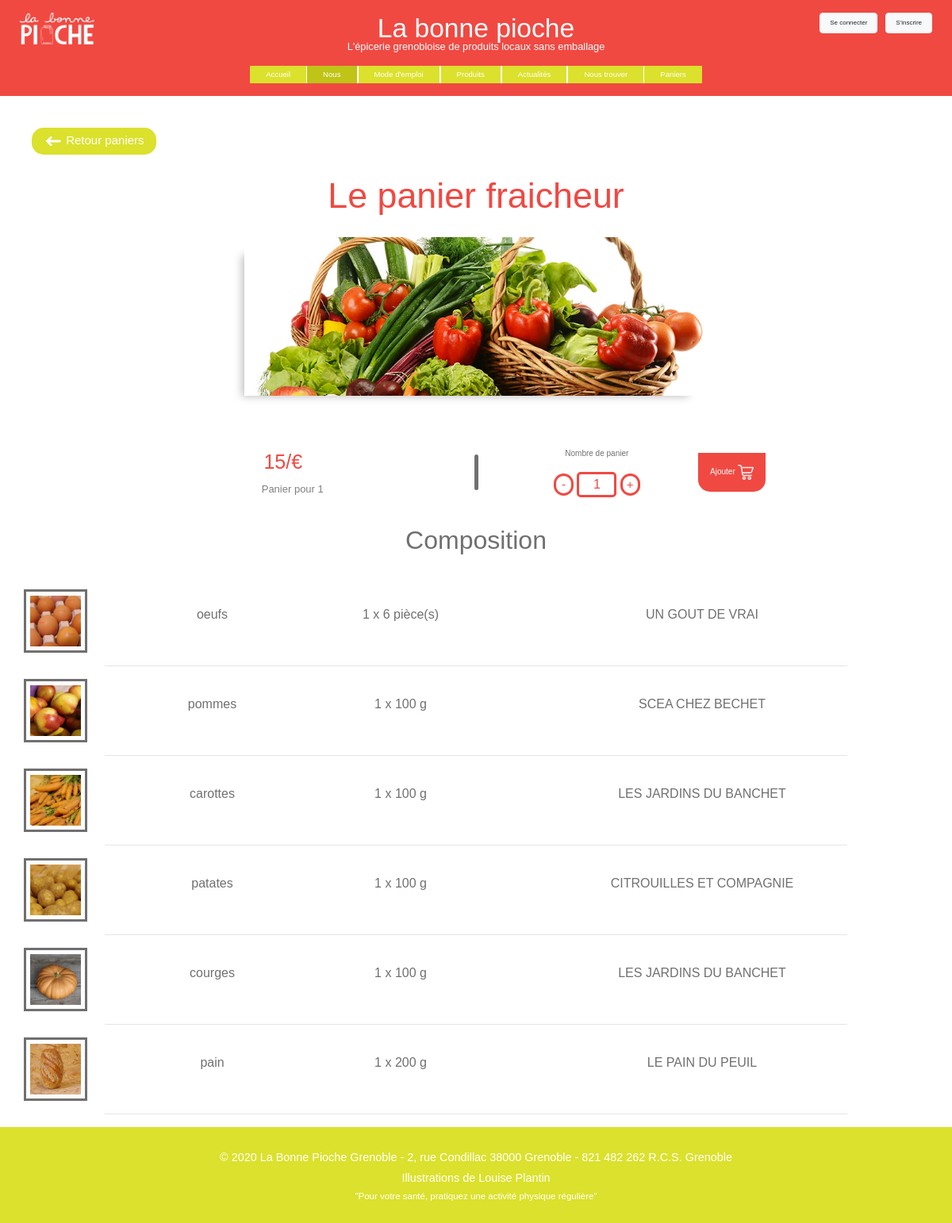
The app's page /controlers/panier.ctrl.php?refPanier=1 with its own data.
### tables this page shows
CREATE TABLE paniers (
   refPanier INTEGER PRIMARY KEY,
   libelle STRING,
   coefficient INTEGER,
   prix FLOAT,
   image STRING,
   nbBocaux INTEGER
);

CREATE TABLE produits (
  stock INTEGER,
  refProduit INTEGER PRIMARY KEY,
  libelle STRING,
  fabricant STRING,
  rayon STRING,
  famille STRING,
  coef FLOAT,
  description STRING,
  origine STRING,
  caracteristiques STRING,
  prixU FLOAT,
  urlImg STRING,
  quantiteU FLOAT,
  unite STRING
);

### framework/view.class.php (called while the page is built, shortened)
<?php
class View {
  private $path="";
  function __construct(string $path="") {
    $this->path = $path;
  }
  function show(string $path="") {
    $p = $path ? $path : $this->path;
    if ($p[0] != '.' && $p[0] != '/') {
      $p = "../view/".$p;
    }
    include($p);
  }
}
?>

### controlers/panier.ctrl.php (called while the page is built)
<?php
require_once('../model/Panier.class.php');
require_once('../model/PanierDAO.class.php');
require_once('../framework/view.class.php');
if (isset($_GET['refPanier'])) {
  $refPpanier = intVal($_GET['refPanier']);
} else {
  exit("Erreur : refPanier non définie");
}
$catalogue = new PanierDAO();
$panier = $catalogue->get($refPpanier);
$composition = $catalogue->getComposition($refPpanier);
$view = new View("panier.view.php");
$view->panier=$panier;
$view->composition=$composition;
$view->show();
?>

### model/PanierDAO.class.php (called while the page is built, shortened)
<?php
require_once(dirname(__FILE__).'/Panier.class.php');
require_once(dirname(__FILE__).'/Produit.class.php');
require_once(dirname(__FILE__).'/ProduitDAO.class.php');
class PanierDAO {
  private $db;
  function __construct() {
    $database_compo = 'sqlite:'.dirname(__FILE__).'/../data/database.db';
    try {
      $this->db = new PDO($database_compo);
    } catch (PDOException $e) {
      die("PDO Error :".$e->getMessage()." $database_compo\n");
    }
    $this->db->setAttribute(PDO::ATTR_ERRMODE, PDO::ERRMODE_EXCEPTION);
  }
  function get(int $refPanier) : Panier {
    $req = "SELECT * FROM paniers WHERE refPanier = '$refPanier'";
    $sth = $this->db->query($req);
    $resArray= $sth->fetchAll(PDO::FETCH_ASSOC);
    foreach($resArray as $row)
    {
      $panier = new Panier($row['libelle'],$row['refPanier'],$row['coefficient'],$row['prix'],$row['image'],$row['nbBocaux']);
    }
    return $panier;
  }
  function getComposition(int $refPanier) : array{
    $produit = new ProduitDAO();
    $r = $this->db->query("SELECT * FROM produits_paniers WHERE refPanier = $refPanier");
    $res = $r->fetchAll(PDO::FETCH_ASSOC);
    $idcomposition = array();
    foreach($res as $row)
    {
      $clee = $row['refProduit'].' '.$row['quantite'];
      $prod = $produit->get($row['refProduit']);
      $idcomposition[$clee]=$prod;
    }
    return $idcomposition;
  }
}
?>

### model/Panier.class.php (called while the page is built, shortened)
<?php
class Panier {
  public function __construct(string $libelle, int $refPanier, float $coefficient, float $prix, string $image, int $nbBocaux)
  {
    $this->libelle = $libelle;
    $this->prix = $prix;
    $this->nbPersonne = 1;
  }
  public function __get(string $attribut) {
    if($attribut == "image"){
        return Panier::URL.$this->$attribut;
    }
    else {
      return $this -> $attribut;
    }
  }
}
?>

### model/ProduitDAO.class.php (called while the page is built, shortened)
<?php
require_once(dirname(__FILE__).'/Produit.class.php');
class ProduitDAO {
  private $db;
  function __construct() {
    $database = 'sqlite:'.dirname(__FILE__).'/../data/database.db';
    try {
      $this->db = new PDO($database);
    } catch (PDOException $e) {
      die("PDO Error :".$e->getMessage()." $database\n");
    }
    $this->db->setAttribute(PDO::ATTR_ERRMODE, PDO::ERRMODE_EXCEPTION);
  }
  function get(int $refProduit) : Produit {
    $req = "SELECT * FROM produits WHERE refProduit = '$refProduit'";
    $sth = $this->db->query($req);
    $resArray= $sth->fetchAll(PDO::FETCH_ASSOC);
    foreach($resArray as $row)
    {
      $produit = new Produit($row['stock'],$row['refProduit'],$row['libelle'],$row['fabricant'],$row['rayon'],$row['famille'],
      $row['coef'],$row['description'],$row['origine'],$row['caracteristiques'],$row['prixU'],$row['urlImg'],$row['quantiteU'],$row['unite']);
    }
    return $produit;
  }
}
?>

### model/Produit.class.php (called while the page is built, shortened)
<?php
class Produit {
  function __construct( $stock=0, $refProduit=0,string $libelle='',string $fabricant='',
  string $rayon='',string $famille='', $coef=0, string $description='',
  string $origine='', string $caracteristiques='',float $prixU, string $urlImg='',
  $quantiteU, $unite) {
      $this -> refProduit =  $refProduit;
      $this -> libelle =  $libelle;
      $this -> fabricant =  $fabricant;
      $this -> quantiteU = $quantiteU;
      $this -> unite = $unite;
  }
  public function __get($libelle){
    if($libelle == "urlImg"){
      return Produit::URL.$this->$libelle;
    }
    else {
      return $this -> $libelle;
    }
  }
}
?>

### view/panier.view.php (the view, shortened to what this page needs)
<!DOCTYPE html>
<html lang="fr" dir="ltr">
  <head>
    <link rel="stylesheet" href="../framework/bootstrap-4.4.1-dist/css/bootstrap.css">
    <link rel="stylesheet" href="../view/css/panier.view.css">
  </head>
  <body>
    <div class="container-fluid">
      <?php include("navbar.php") ?>
      <a href="/La-Bonne-Pioche/controlers/paniers.ctrl.php" class="boutonretour">
        <img src="../others/SVG/flechegauche.svg" alt=""> Retour paniers
      </a>
      <figure>
        <h2 class="text-center h2_panier">Le <?php echo"$panier->libelle"; ?></h1>
        <div class="bigcontainer col-sm-6 col-md-6 col-lg-6">
          <div class="container_img">
            <img class="mx-auto d-block" src="<?= $panier->image ?>">
          </div>
        </div>
      </figure>
      <div class="container container_commande">
        <div class="row">
          <div class="prix col-md-4 col-lg-4">
            <div class="container_prix">
              <div class="prix_button">
                <p><?= $panier->prix?>/€</p>
                <button type="button" name="button"><img src="../others/SVG/iconuser.svg" alt=""></button>
                <button type="button" name="button"><img src="../others/SVG/user-gris.svg" alt=""></button>
              </div>
              <p class="nb_personne_panier" >Panier pour <?= $panier->nbPersonne ?></p>
            </div>
          </div>
          <div class="separation col-sm-1 col-md-1 col-lg-1">
            <img class="" src="../others/SVG/separateur.svg" alt="">
          </div>
          <div class="nombre_panier col-md-6 col-lg-4">
            <div class="ajoutpanier">
              <div class="bouton_legende_panier">
                <p>Nombre de panier</p>
                <div class="bouton_panier">
                  <button type="button" name="button">-</button>
                  <input type="text" name="" value="1">
                  <button type="button" name="button">+</button>
                </div>
              </div>
              <a href="#">
              <p class="panier">Ajouter <img src="..\others\SVG\panierachat.svg" alt=""> </p>
              </a>
            </div>
          </div>
        </div>
      </div>
      <h2 class="text-center h2_panier2 pb-2">Composition</h2>
      <?php foreach($composition as $key => $prod) :
        $key = explode(' ',$key);
        $quantite = floor($prod->quantiteU);
        ?>
        <figure class="container test">
          <div class="row container_row">
            <a class ="lien_img col-xs-1 col-sm-1 col-lg-1" href="/La-Bonne-Pioche/controlers/produit.ctrl.php?refProduit=<?= $prod->refProduit ?>">
              <img src="<?= $prod->urlImg ?>">
            </a>
            <div class="col-xs-1 col-sm-3 col-md-3 col-lg-3 compo-txt-prod">
                <p><?= $prod->libelle?></p>
            </div>
            <div class="col-xs-4 col-sm-3 col-md-3 col-lg-2 compo-txt-origin">
                <p><?php echo"$key[1] x $quantite $prod->unite"; ?></p>
            </div>
            <div class="col-xs-4 col-sm-6 col-md-3 col-lg-6 compo-txt-origin">
                <p><?= $prod->fabricant ?></p>
            </div>
          </div>
        </figure>
        <hr>
      <?php endforeach ?>
      <?php include("footer.php") ?>
    </div>
  </body>
</html>

### view/navbar.php (shortened to what this page needs)
<div class="sticky-top">
  <div class="row m_nav-bar">
    <div class="col-lg-2" id="logo-1">
      <a class="navbar-brand" href="../controlers/accueil.ctrl.php">
        <img class="nav_img" src="../data/img/logo.png" alt="Logo">
      </a>
    </div>
    <div class="titre col-lg-6 offset-1 col-10">
      <h1 class="nav_h1" >La bonne pioche</h1>
      <h2 class="nav_h2" id="sous_titre">L'épicerie grenobloise de produits locaux sans emballage</h2>
    </div>
    <div class="col-lg-3 my-2 my-lg-0" id="connect_signin">
      <?php if (!isset($_SESSION['Utilisateur'])): ?>
        <a class="btn btn-light my-2 my-sm-0 connect" type="button" name="button" href="../controlers/inscription.ctrl.php" style="float: right;">S'inscrire</a>
        <a class="btn btn-light my-2 my-sm-0 connect" type="button" name="button" href="../controlers/connexion.ctrl.php" style="float: right;">Se connecter</a>
      <?php else: ?>
        <a class="btn btn-light my-2 my-sm-0 connect" type="button" name="button" href="../controlers/deconnexion.ctrl.php" style="float: right;">Se Deconnexter</a>
      <?php endif; ?>
    </div>
  </div>
  <nav class="row navbar navbar-expand-lg py-3 m_nav-bar">
    <div class="collapse navbar-collapse" id="navbarNav">
      <ul class="navbar-nav mr-auto mt-2 mt-lg-0">
        <li class="nav-item">
          <a class="nav-link accueil" href="../controlers/accueil.ctrl.php">Accueil</a>
        </li>
        <li class="nav-item">
          <a class="nav-link with-border nous" href="../controlers/nous.ctrl.php">Nous</a>
        </li>
        <li class="nav-item">
          <a class="nav-link with-border mode_emploie" href="../controlers/modeDemploi.ctrl.php">Mode d'emploi</a>
        </li>
        <?php if (isset($produits)): ?>
          <li id="dropdown-produits" class="nav-item">
            <a class="nav-link with-border produits dropdown-toggle" data-toggle="dropdown" aria-haspopup="true" aria-expanded="false" style="color: white;">
              Produits
            </a>
            <div class="dropdown-menu">
              <a class="dropdown-item" href="#">Action</a>
              <a class="dropdown-item" href="#">Another action</a>
              <a class="dropdown-item" href="#">Something else here</a>
              <div class="dropdown-divider"></div>
              <a class="dropdown-item" href="#">Separated link</a>
            </div>
          </li>
          <li id="produits">
            <a class="nav-link with-border produits" href="../controlers/produits.ctrl.php">Produits</a>
          </li>
        <?php else: ?>
          <li>
            <a class="nav-link with-border produits" href="../controlers/produits.ctrl.php">Produits</a>
          </li>
        <?php endif; ?>
        <li class="nav-item">
          <a class="nav-link with-border actualites" href="#">Actualités</a>
        </li>
        <li class="nav-item">
          <a class="nav-link with-border nous_trouver" href="../controlers/nousTrouver.ctrl.php">Nous trouver</a>
        </li>
        <li class="nav-item">
          <a class="nav-link paniers" href="../controlers/paniers.ctrl.php">Paniers</a>
        </li>
      </ul>
    </div>
  </nav>
</div>

### view/footer.php
<div class="row">
  <footer class="col-12" id="footer">
    <p class="pt-4 m-1">© <?php echo date("Y"); ?> La Bonne Pioche Grenoble - 2, rue Condillac 38000 Grenoble - 821 482 262 R.C.S. Grenoble</p>
    <p class="m-1">Illustrations de Louise Plantin</p>
    <p class="pb-4 m-0 small">"Pour votre santé, pratiquez une activité physique régulière"</p>
  </footer>
</div>

### view/css/panier.view.css (style rules this page uses)
body { color: #707070; font-family: "Lulo-Clean-W01-One-Bold", sans-serif ; }
.nous { background-color: #bfc416; }
.h2_panier { font-size: 2.8em; margin: 25px 0px; color : #f04942; }
.h2_panier2 { margin: 35px 0px }
.lien_img { padding: 0px; }
.lien_img img { width: 80px; height: auto; object-fit: cover; padding: 5px; border: 3px solid #707070; }
.container_img { position: relative; background-color: white; height: 200px; margin: 0 auto ; overflow: hidden; box-shadow: -14px 12px 10px -11px rgba(0,0,0,0.25); }
.container_img img { object-fit: cover; width: 100%; min-height:200px; max-height: 100%; }
.compo-txt-prod, .compo-txt-origin { justify-content: center; }
.compo-txt-prod, .compo-txt-origin { align-items: center; display: flex; }
.compo-txt-origin p,.compo-txt-prod p { display: inline-block; }
hr { width:80%; }
.container_row { justify-content: space-between; }
.bigcontainer { margin: 0 auto; padding: 0; position: relative; }
.bouton_legende_panier p { font-size: 10px; display: inline-block; color: #707070; }
.ajoutpanier input[type="TEXT"] { text-align: center; width: 50px; color : #f04942; border : 3px solid #f04942; border-radius: 5px; }
.container_commande>div { margin: 65px 0px 0px 0px; align-items: center; justify-content: center; }
.ajoutpanier { display: flex; align-items:center; justify-content: space-around; }
.bouton_legende_panier { align-items: center; display: flex; flex-direction: column; }
.bouton_panier button { font-size: 15px; background-color: transparent; border: 3px solid #f04942; border-radius: 40px; color : #f04942; display: inline-block; margin: 0; }
.bouton_panier button:first-child { padding: 0px 7px 0px 7px; }
.bouton_panier button:nth-child(3) { padding: 0px 5px 0px 5px; }
.prix button { background-color: transparent; border: none; }
.container_prix { display: flex; flex-direction: column; }
.nb_personne_panier { font-size: 13px; color : grey; padding: 5px 0px 0px 0px; margin: 0; }
.prix, .separation { display: flex; justify-content: center; align-items:center; }
.prix>div { align-items:center; display: flex; }
.prix_button { display: flex; justify-content: center; align-items: center; }
.prix_button p { padding: 0; margin: 0; font-size: 25px; display: inline-block; color : #f04942; }
.boutonretour { background-color: #dbe12c; color : white; border : none; font-size: 15px; padding: 5px 15px; border-radius: 15px; margin-right: 50px; display: inline-block; margin: 25px 0px 0px 25px; }
.boutonretour:link { text-decoration: none; }
.panier img { width: 20px; }
.panier { font-size : 10px; margin: 0; padding: 15px; border-radius: 0px 0px 15px 15px; display: inline-block; color : white; background-color: #f04942; }

### view/css/navbar.css (style rules this page uses)
.m_nav-bar { background-color: #f04942; padding-top: 1em; }
.nav_h1 { color: white; font-size: 2.1em; margin-bottom: -5px; }
.nav_h2 { color: white; font-size: 0.8em; margin-bottom: 0; margin-top: 0; }
.titre { text-align: center; }
.nav_img { width: auto; height: 40px; }
.navbar { margin-bottom: 30px; }
.navbar-brand { margin: 0; padding: 0; padding-left: 10px; }
.navbar.navbar-expand-lg { padding-top: 10px; padding-bottom: 15px; margin-bottom: 15px; }
.nav-link { transition: .3s all ease; color: white; font-size: .6em; }
.navbar-nav { margin: auto; margin-bottom: 0; }
.with-border { border-left: solid white 1px; border-right: solid white 1px; }
.connect { margin-right: 10px; }
@media (min-width: 1200px) and (max-width: 1300px) { .nav-link { font-size: .5em; } }
@media (min-width: 1100px) { .nav-link { background-color: #dbe12c; font-size: 0.6em; } }
@media (min-width: 1100px) { .navbar-expand-lg .navbar-nav .nav-link { padding: 4px 20px 4px 20px; } }
@media (min-width: 1100px) { .connect { font-size: 0.5em; } }

### view/css/footer.css (style rules this page uses)
#footer { background-color: #dbe12c; font-size: 0.9em; text-align: center; color: white; font-family: "Avenir-LT-W01_85-Heavy1475544", sans-serif ; }

### records on screen
paniers: libelle "panier fraicheur", prix "15"
produits: shows a picture, libelle "oeufs", key "1", quantiteU "6", unite "pièce(s)", fabricant "UN GOUT DE VRAI"
produits: shows a picture, libelle "pommes", key "1", quantiteU "100", unite "g", fabricant "SCEA CHEZ BECHET"
produits: shows a picture, libelle "carottes", key "1", quantiteU "100", unite "g", fabricant "LES JARDINS DU BANCHET"
produits: shows a picture, libelle "patates", key "1", quantiteU "100", unite "g", fabricant "CITROUILLES ET COMPAGNIE"
produits: shows a picture, libelle "courges", key "1", quantiteU "100", unite "g", fabricant "LES JARDINS DU BANCHET"
produits: shows a picture, libelle "pain", key "1", quantiteU "200", unite "g", fabricant "LE PAIN DU PEUIL"

### other values on screen
$panier->nbPersonne "1"
